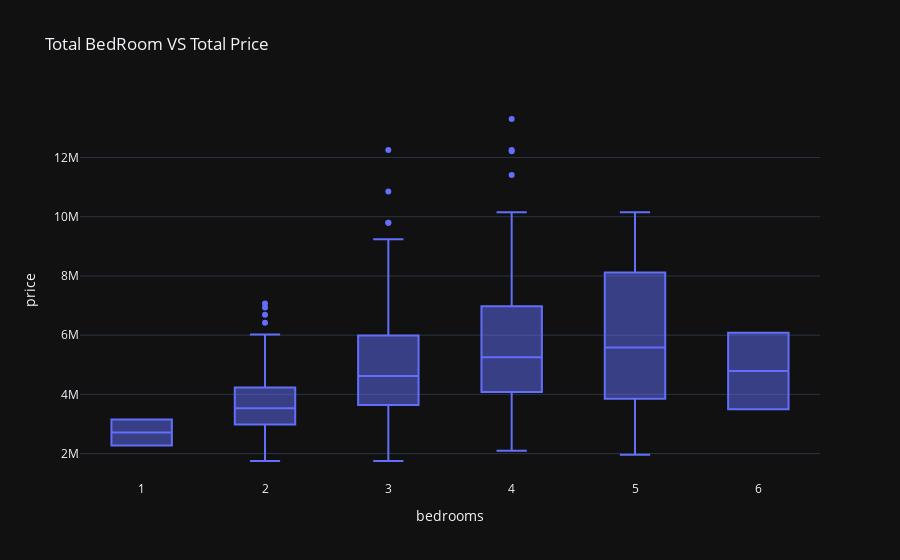

The notebook cell saved with this chart:
### Markdown cell above
### Total BedRoom VS Total Price

### Code cell
px.box(df,x='bedrooms',y='price',template='plotly_dark',title='Total BedRoom VS Total Price')

### Figure 1 — Plotly figure (JSON) as saved in the notebook; plotly's stock layout.template omitted (floating-point values rounded to 4 significant figures; data arrays with more than 128 entries replaced by an {"elided": "..."} marker saying what was removed)
{"data": [{"alignmentgroup": "True", "hovertemplate": "bedrooms=%{x}<br>price=%{y}<extra></extra>", "legendgroup": "", "marker": {"color": "#636efa"}, "name": "", "notched": false, "offsetgroup": "", "orientation": "v", "showlegend": false, "type": "box", "x": {"elided": "545 int values"}, "x0": " ", "xaxis": "x", "y": {"elided": "545 int values"}, "y0": " ", "yaxis": "y"}], "layout": {"boxmode": "group", "legend": {"tracegroupgap": 0}, "title": {"text": "Total BedRoom VS Total Price"}, "xaxis": {"anchor": "y", "domain": [0, 1], "title": {"text": "bedrooms"}}, "yaxis": {"anchor": "x", "domain": [0, 1], "title": {"text": "price"}}}}
